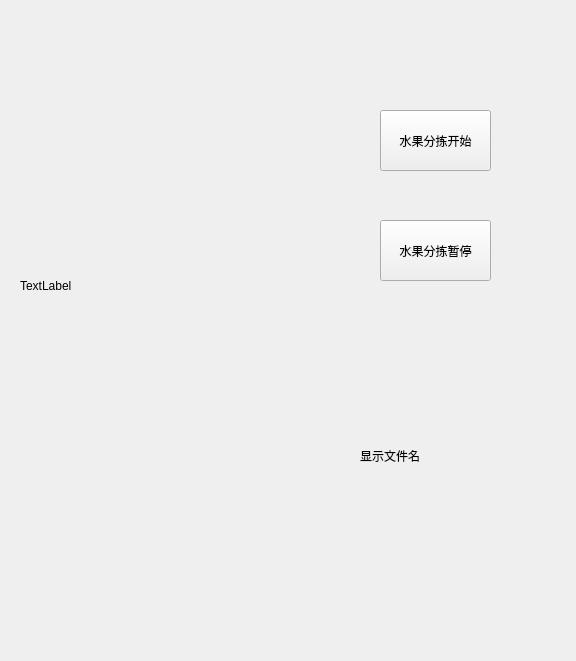
<?xml version="1.0" encoding="UTF-8"?>
<ui version="4.0">
 <class>Form</class>
 <widget class="QWidget" name="Form">
  <property name="geometry">
   <rect>
    <x>0</x>
    <y>0</y>
    <width>576</width>
    <height>661</height>
   </rect>
  </property>
  <property name="windowTitle">
   <string>Form</string>
  </property>
  <widget class="QLabel" name="label">
   <property name="geometry">
    <rect>
     <x>20</x>
     <y>50</y>
     <width>331</width>
     <height>471</height>
    </rect>
   </property>
   <property name="text">
    <string>TextLabel</string>
   </property>
  </widget>
  <widget class="QLabel" name="label_4">
   <property name="geometry">
    <rect>
     <x>360</x>
     <y>370</y>
     <width>151</width>
     <height>171</height>
    </rect>
   </property>
   <property name="text">
    <string>显示文件名</string>
   </property>
  </widget>
  <widget class="QPushButton" name="btn_start">
   <property name="geometry">
    <rect>
     <x>380</x>
     <y>110</y>
     <width>111</width>
     <height>61</height>
    </rect>
   </property>
   <property name="text">
    <string>水果分拣开始</string>
   </property>
  </widget>
  <widget class="QPushButton" name="btn_stop">
   <property name="geometry">
    <rect>
     <x>380</x>
     <y>220</y>
     <width>111</width>
     <height>61</height>
    </rect>
   </property>
   <property name="text">
    <string>水果分拣暂停</string>
   </property>
  </widget>
 </widget>
 <resources/>
 <connections/>
</ui>
